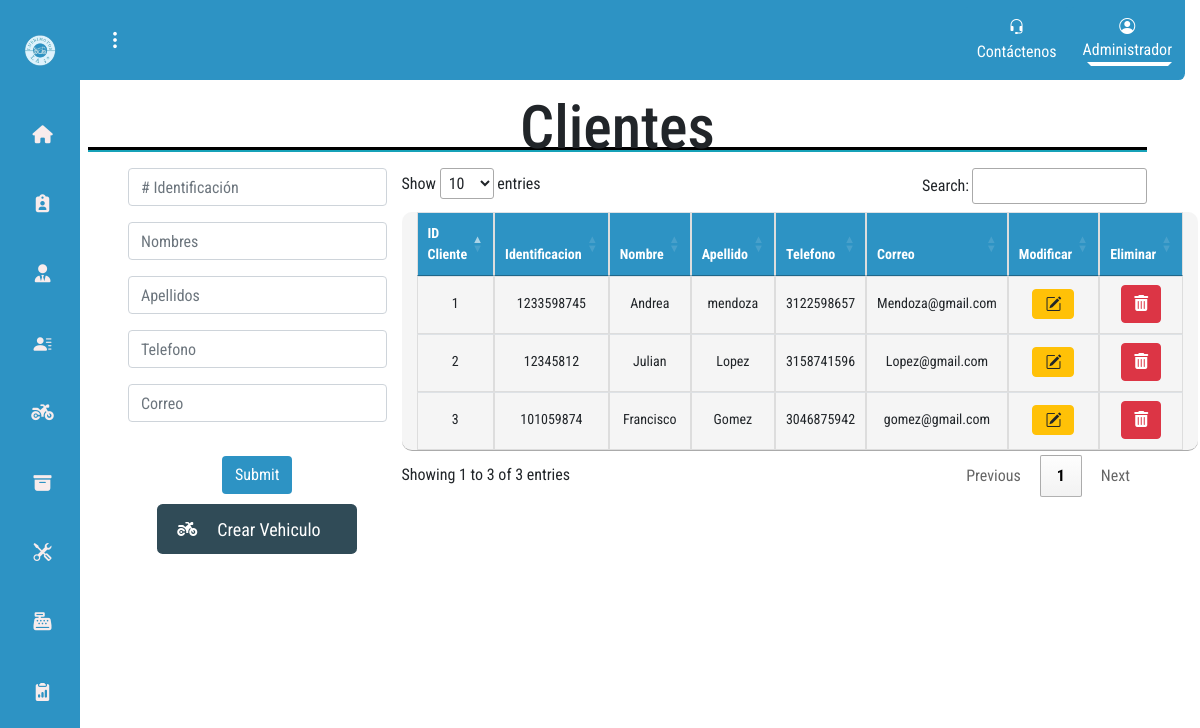
The app's page /?c=Cliente (signed in) with its own data.
### tables this page shows
CREATE TABLE IF NOT EXISTS CLIENTES (
  id_cliente INT NOT NULL AUTO_INCREMENT,
  identificacion_cliente VARCHAR(10) NOT NULL,
  nombre_cliente VARCHAR(45) NULL,
  apellido_cliente VARCHAR(45) NULL,
  telefono_cliente VARCHAR(45) NULL,
  correo_cliente VARCHAR(45) NULL,
  PRIMARY KEY (id_cliente, identificacion_cliente),
  INDEX ind_cliente_personas (identificacion_cliente ASC) ,
  UNIQUE INDEX identificacion_cliente_UNIQUE (identificacion_cliente ASC) );

### controllers/Cliente.php (called while the page is built, shortened)
<?php
    require_once "models/dao_model/Cliente_dao.php";
    class Cliente{
        private $clienteDao;
        public function __construct(){
            $this->clienteDao = new Cliente_dao;
        }
        public function index(){
            $vercliente = $this->clienteDao->verClienteDao();
            require_once "views/roles/admin/header_dash.php";
            require_once "views/modules/1_users/1_2_cliente/cliente.view.php";
            require_once "views/roles/admin/footer.php";
        }
}

### models/Database.php (called while the page is built)
<?php
   class DataBase{
        private $host;
        private $user;
        private $db;
        private $pass;
        private $port;
        public function __construct(){
            $this->host="localhost";
            $this->port="3310";
			$this->user="root";
			$this->pass="";
			$this->db="infotec";
        }
        function connection(){
            try{
                $pdo = new PDO("mysql:host=".$this->host.";dbname=".$this->db.";port=".$this->port,$this->user,$this->pass);
                $pdo->setAttribute(PDO::ATTR_ERRMODE, PDO::ERRMODE_EXCEPTION);
            } catch(PDOException $e) {
                echo "Connection failed: " . $e->getMessage();
                die();
            }
            return $pdo;
        }
    }
?>

### models/dao_model/Cliente_dao.php (called while the page is built, shortened)
<?php
class Cliente_dao{
		private $pdo;
		public function __construct(){
			try {
				$db = new DataBase();
                $this->pdo = $db->connection();
			} catch (Exception $e) {
				die($e->getMessage());
			}
		}
        public function verClienteDao(){
            $sql = "SELECT * FROM clientes";
            $resultado = $this->pdo->query($sql);
            $vercliente = $resultado->fetchAll();
            return $vercliente;
        }
    }
?>

### views/modules/1_users/1_2_cliente/cliente.view.php (the view, shortened to what this page needs)
<link rel="stylesheet" href="https://cdn.datatables.net/1.13.6/css/jquery.dataTables.min.css">
<body>
    <div class="container">
    <h1 class="titulos mt-1">Clientes</h1>
    <hr>
        <div class="row tablas">
            <div class="col-md-3">
                <form method="post" action="?c=Cliente" id="cliente" class="row g-3 needs-validation" novalidate>
                    <input type="text" class="form-control mb-3" id="id_cliente" name="identificacion_cliente" placeholder="# Identificación">
                    <input type="text" class="form-control mb-3" id="nombres_cliente" name="nombre_cliente" placeholder="Nombres">
                    <input type="text" class="form-control mb-3" id="apellido_cliente" name="apellido_cliente" placeholder="Apellidos">
                    <input type="text" class="form-control mb-3" id="telefono_cliente" name="telefono_cliente" placeholder="Telefono">
                    <input type="text" class="form-control mb-3" id="correo_cliente" name="correo_cliente" placeholder="Correo">
                    <div class="container">
                    </div>
                    <input type="submit" class="btn btn-enviar mt-2 ">
                </form>
                <div class="tamaño">
                    <td  class="text-center">
                        <a class="btn-otro btn-secondary" href="?c=Vehiculo"     style="border-top-width: 6px;margin-bottom: 5px;">
                            <i class="fas fa-motorcycle"></i>
                            <div class= "parrafo">Crear Vehiculo</div>
                        </a>
                    </td>
                </div>
            </div>
        <div class="div col-md-9">
        <table id="tablacliente" class="table justify-content-center col-md-9 ">
            <thead>
                <tr class="text-center">
                    <th scope="col">ID Cliente</th>
                    <th scope="col">Identificacion</th>
                    <th scope="col">Nombre</th>
                    <th scope="col">Apellido</th>
                    <th scope="col">Telefono</th>
                    <th scope="col">Correo</th>
                    <?php if ($_SESSION['rol'] == 1 ){?>
                    <th scope="col">Modificar</th>
                    <th scope="col">Eliminar</th>
                    <?php }?>
                </tr>
            </thead>
            <tbody>
                <?php foreach($vercliente as $cliente){ ?>
                <tr>
                    <td class="text-center">
                        <?php echo $cliente['id_cliente']?>
                    </td>
                    <td class="text-center">
                        <?php echo $cliente['identificacion_cliente']?>
                    </td>
                    <td class="text-center">
                        <?php echo $cliente['nombre_cliente']?>
                    </td>
                    <td class="text-center">
                        <?php echo $cliente['apellido_cliente']?>
                    </td><td class="text-center">
                        <?php echo $cliente['telefono_cliente']?>
                    </td>
                    <td class="text-center">
                        <?php echo $cliente['correo_cliente']?>
                    </td>
                    <?php if ($_SESSION['rol'] == 1 ){?>
                    <td class="text-center">
                        <a class="btn btn-warning" href="?c=Cliente&a=editar_cliente& id_cliente=<?php echo $cliente['id_cliente']?>">
                            <i class="bi bi-pencil-square"></i>
                        </a>
                    </td>
                    <td class="text-center">
                        <a class="btn btn-danger" href="?c=Cliente&a=eliminar_Cliente& id_cliente=<?php echo $cliente['id_cliente']?>">
                            <i class="fa fa-trash"></i>
                        </a>
                    </td>
                    <?php }?>
                    </tr>
                <?php } ?>
                </tbody>
            </div>
        </div>
    </div>
</div>
</body>

### assets/css/styles-dashboard.css (style rules this page uses)
* { margin-right: 0; padding: 0; box-sizing: border-box; text-decoration: none; font-family: 'Roboto Condensed', sans-serif; }
html { min-width: 100wh; }
body { margin-left: 80px; transition: marging-left 300ms cubic-bezier(0.785, 0.135, 0.15, 0.86); margin-right: 15px; min-height: 100wh; background-position: center center; background-repeat:no-repeat ; background-size:cover ; }
.btn-otro { color: #ffffff; text-decoration: none; background-color: #304b57; display: grid; grid-template-columns: repeat(2, 2fr); grid-template-columns: 30% 70%; border-radius: 0.35rem; width: 200px; }
.parrafo { display: flex; align-items: center; height: 50px ; font-size: 18px; }
.tamaño { margin-top: 10px; display: flex; align-content: center; justify-content: center; }
div.row { max-width: 100%; max-height: 100vh; }
.btn-enviar { background-color: #2D93C4; color: white; position: relative; display: flex; align-items: center; }
form div { padding-top: 10px; }
i.bi, i.fas { display: flex; align-items: center; justify-content: center; }
div.row { max-width: 100%; }
.row form { display: flex; justify-content: center; }
.titulos { display: flex; align-items: center; justify-content: center; font-size: 60px; }
hr { background-color: #17a2b8; border: none; border-top: 3px solid#000000; height: 2px; width: 100%; margin-top: -25PX; }
.tablas { display: flex; align-items: flex-start; justify-content: flex-start; align-content: stretch; flex-wrap: wrap; flex-direction: row; margin-left: 40px; }
table { background-color: #f5f5f5; width: 100%; font-size: 14px; text-align: left; margin-bottom: 20px; border-collapse: collapse; border-radius: 10px; overflow: hidden; }
th, td { border: 1px solid #ddd; padding: 8px; text-align: left; height: 40px; }
th { background-color: #2D93C4; color: #fff;; }

### records on screen
clientes: id_cliente "1", identificacion_cliente "1233598745", nombre_cliente "Andrea", apellido_cliente "mendoza", telefono_cliente "3122598657", correo_cliente "Mendoza@gmail.com"
clientes: id_cliente "2", identificacion_cliente "12345812", nombre_cliente "Julian", apellido_cliente "Lopez", telefono_cliente "3158741596", correo_cliente "Lopez@gmail.com"
clientes: id_cliente "3", identificacion_cliente "101059874", nombre_cliente "Francisco", apellido_cliente "Gomez", telefono_cliente "3046875942", correo_cliente "gomez@gmail.com"

### other values on screen
$_SESSION['session'] "Administrador"
